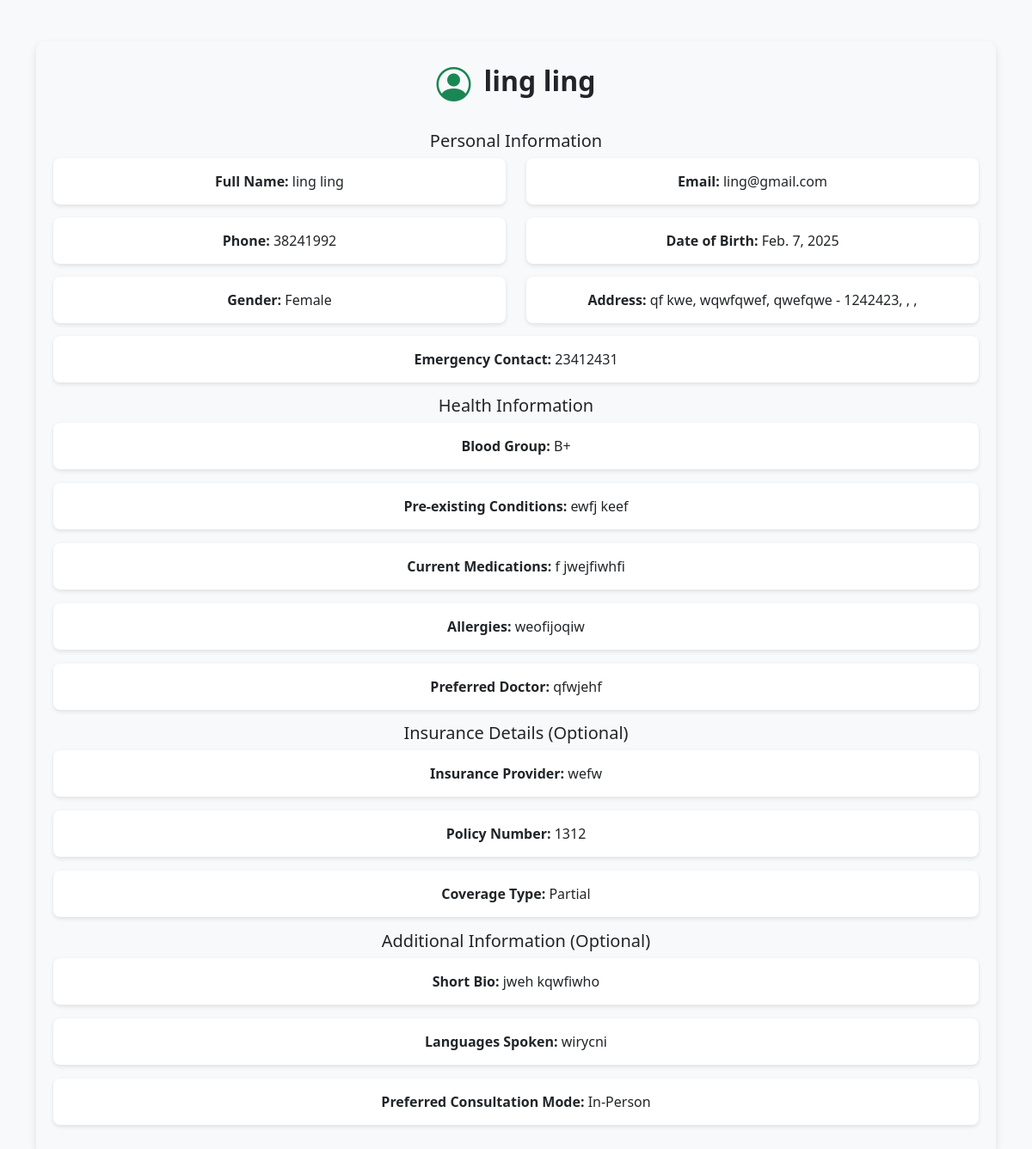
/patient/2/ (signed in), run on an earlier commit of the app's database.
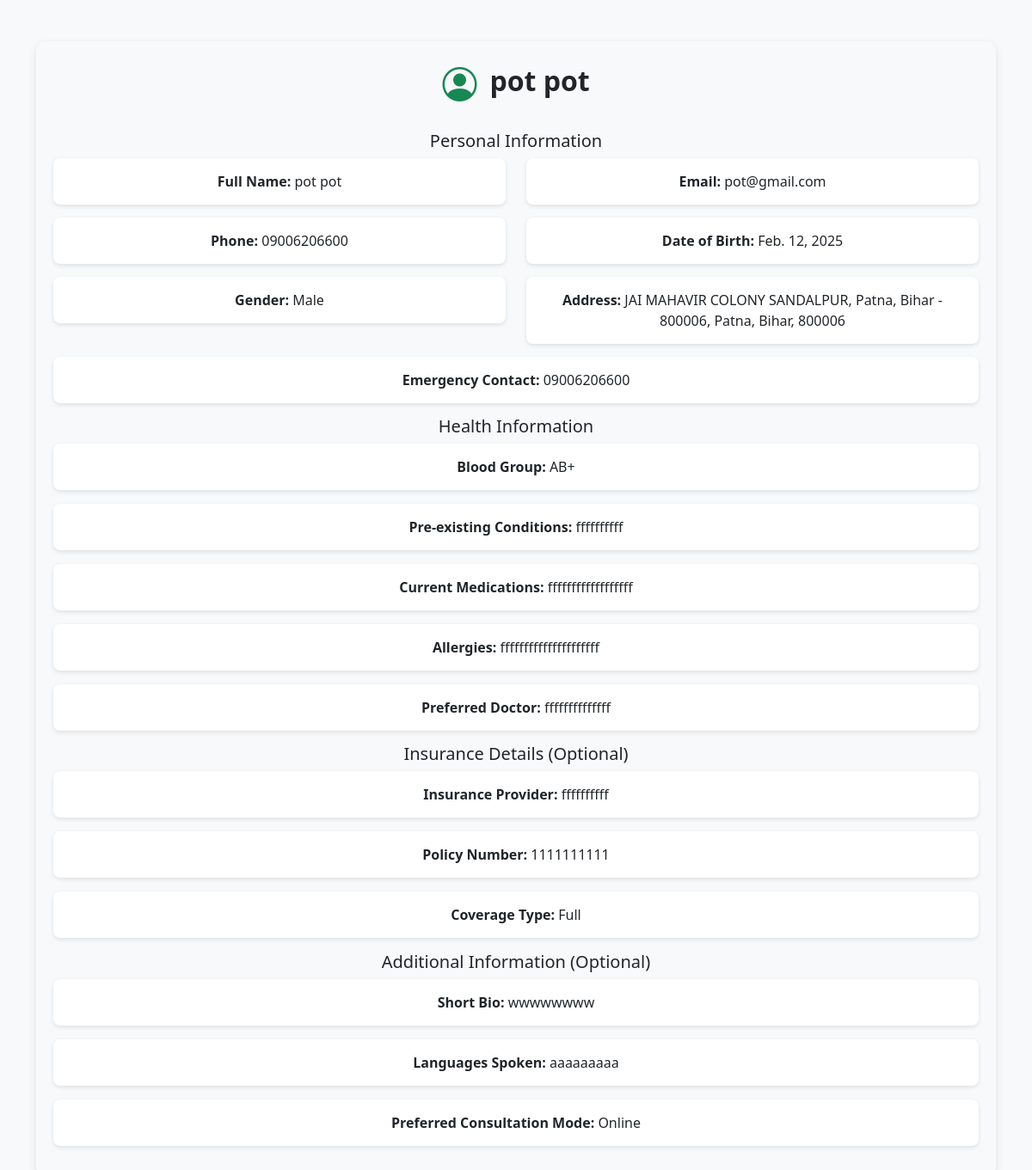
And on a later commit of the database.
### app1/models.py (models this page shows, shortened)
class Patient(models.Model):
    user = models.OneToOneField(CustomUser, on_delete=models.CASCADE, related_name='patient_profile')
    full_name = models.CharField(max_length=100)
    phone = models.CharField(max_length=15)
    dob = models.DateField()
    gender = models.CharField(max_length=10)
    address = models.TextField()
    city = models.CharField(max_length=50)
    state = models.CharField(max_length=50)
    pin_code = models.CharField(max_length=10)
    emergency_contact = models.CharField(max_length=15)
    blood_group = models.CharField(max_length=5)
    pre_existing_conditions = models.TextField()
    current_medications = models.TextField()
    allergies = models.TextField()
    preferred_doctor = models.CharField(max_length=100)
    insurance_provider = models.CharField(max_length=100, blank=True)
    policy_number = models.CharField(max_length=50, blank=True)
    coverage_type = models.CharField(max_length=50, blank=True)
    profile_picture = models.ImageField(upload_to='profile_pics/', blank=True, null=True)
    bio = models.TextField(blank=True)
    languages_spoken = models.CharField(max_length=100)
    consultation_mode = models.CharField(max_length=50)

class CustomUser(AbstractUser):
    is_doctor = models.BooleanField(default=False)
    is_patient = models.BooleanField(default=False)
    profile_picture = models.ImageField(upload_to='profile_pics/', default='profile_pics/default.jpg')
    GENDER_CHOICES = [
    ('Male', 'Male'),
    ('Female', 'Female'),
    ('Other', 'Other'),
]

### app1/views.py (the view)
# urls.py: path('patient/<int:pk>/', views.patient_profile, name='patient_profile'),
def patient_profile(request, pk):
    if not request.user.is_authenticated:
        return redirect('login')
    patient = Patient.objects.filter(id=pk).first()
    if patient:
        return render(request, 'patient_profile.html', {'patient': patient})
    messages.error(request, 'Patient profile not found.')
    return redirect('login')

### templates/patient_profile.html (shortened to what the changed rows need)
{% load static %}
<!DOCTYPE html>
<html lang="en">
<head>
    <link rel="stylesheet" href="https://cdnjs.cloudflare.com/ajax/libs/font-awesome/6.0.0/css/all.min.css">
    <link href="https://cdn.jsdelivr.net/npm/bootstrap-icons/font/bootstrap-icons.css" rel="stylesheet">
    <link href="https://cdn.jsdelivr.net/npm/bootstrap@5.3.0/dist/css/bootstrap.min.css" rel="stylesheet">
</head>
<body class="bg-light">
<div class="container mt-5">
    <div class="profile-card">
        <div class="profile-header mb-4">
            <a href="{% url 'patient_profile' patient.id %}">
            </a>
            <div>
                <h2 class="fw-bold">{{ patient.full_name }}</h2>
            </div>
        </div>
        <h5>Personal Information</h5>
        <div class="row">
            <div class="col-md-6">
                <div class="info-box">
                    <strong>Full Name:</strong> {{ patient.full_name }}
                </div>
            </div>
            <div class="col-md-6">
                <div class="info-box">
                    <strong>Email:</strong> {{ patient.user.email }}
                </div>
            </div>
        </div>
        <div class="row">
            <div class="col-md-6">
                <div class="info-box">
                    <strong>Phone:</strong> {{ patient.phone }}
                </div>
            </div>
            <div class="col-md-6">
                <div class="info-box">
                    <strong>Date of Birth:</strong> {{ patient.dob }}
                </div>
            </div>
        </div>
        <div class="row">
            <div class="col-md-6">
                <div class="info-box">
                    <strong>Gender:</strong> {{ patient.gender }}
                </div>
            </div>
            <div class="col-md-6">
                <div class="info-box">
                    <strong>Address:</strong> {{ patient.address }}, {{ patient.city }}, {{ patient.state }}, {{ patient.pin_code }}
                </div>
            </div>
        </div>
        <div class="info-box">
            <strong>Emergency Contact:</strong> {{ patient.emergency_contact }}
        </div>
        <h5>Health Information</h5>
        <div class="mb-3">
            <div class="info-box">
                <strong>Blood Group:</strong> {{ patient.blood_group }}
            </div>
        </div>
        <div class="mb-3">
            <div class="info-box">
                <strong>Pre-existing Conditions:</strong> {{ patient.pre_existing_conditions }}
            </div>
        </div>
        <div class="mb-3">
            <div class="info-box">
                <strong>Current Medications:</strong> {{ patient.current_medications }}
            </div>
        </div>
        <div class="mb-3">
            <div class="info-box">
                <strong>Allergies:</strong> {{ patient.allergies }}
            </div>
        </div>
        <div class="info-box">
            <strong>Preferred Doctor:</strong> {{ patient.preferred_doctor }}
        </div>
        <h5>Insurance Details (Optional)</h5>
        <div class="mb-3">
            <div class="info-box">
                <strong>Insurance Provider:</strong> {{ patient.insurance_provider }}
            </div>
        </div>
        <div class="mb-3">
            <div class="info-box">
                <strong>Policy Number:</strong> {{ patient.policy_number }}
            </div>
        </div>
        <div class="mb-3">
            <div class="info-box">
                <strong>Coverage Type:</strong> {{ patient.coverage_type }}
            </div>
        </div>
        <h5>Additional Information (Optional)</h5>
        <div class="mb-3">
            <div class="info-box">
                <strong>Short Bio:</strong> {{ patient.bio }}
            </div>
        </div>
        <div class="mb-3">
            <div class="info-box">
                <strong>Languages Spoken:</strong> {{ patient.languages_spoken }}
            </div>
        </div>
        <div class="mb-3">
            <div class="info-box">
                <strong>Preferred Consultation Mode:</strong> {{ patient.consultation_mode }}
            </div>
        </div>
    </div>
</div>
</body>
</html>

What changed in the data, as far as the page shows it:
changed Patient: full_name "ling ling" → "pot pot"; user.email "ling@gmail.com" → "pot@gmail.com"; phone "38241992" → "09006206600"; dob "Feb. 7, 2025" → "Feb. 12, 2025"; gender "Female" → "Male"; address "qf kwe, wqwfqwef, qwefqwe - 1242423" → "JAI MAHAVIR COLONY SANDALPUR, Patna, Bihar - 800006"; city (not shown) → "Patna"; state (not shown) → "Bihar"; pin_code (not shown) → "800006"; emergency_contact "23412431" → "09006206600"; blood_group "B+" → "AB+"; pre_existing_conditions "ewfj keef" → "ffffffffff"; current_medications "f jwejfiwhfi" → "ffffffffffffffffff"; allergies "weofijoqiw" → "fffffffffffffffffffff"; preferred_doctor "qfwjehf" → "ffffffffffffff"; insurance_provider "wefw" → "ffffffffff"; policy_number "1312" → "1111111111"; coverage_type "Partial" → "Full"; bio "jweh kqwfiwho" → "wwwwwwww"; languages_spoken "wirycni" → "aaaaaaaaa"; consultation_mode "In-Person" → "Online"
